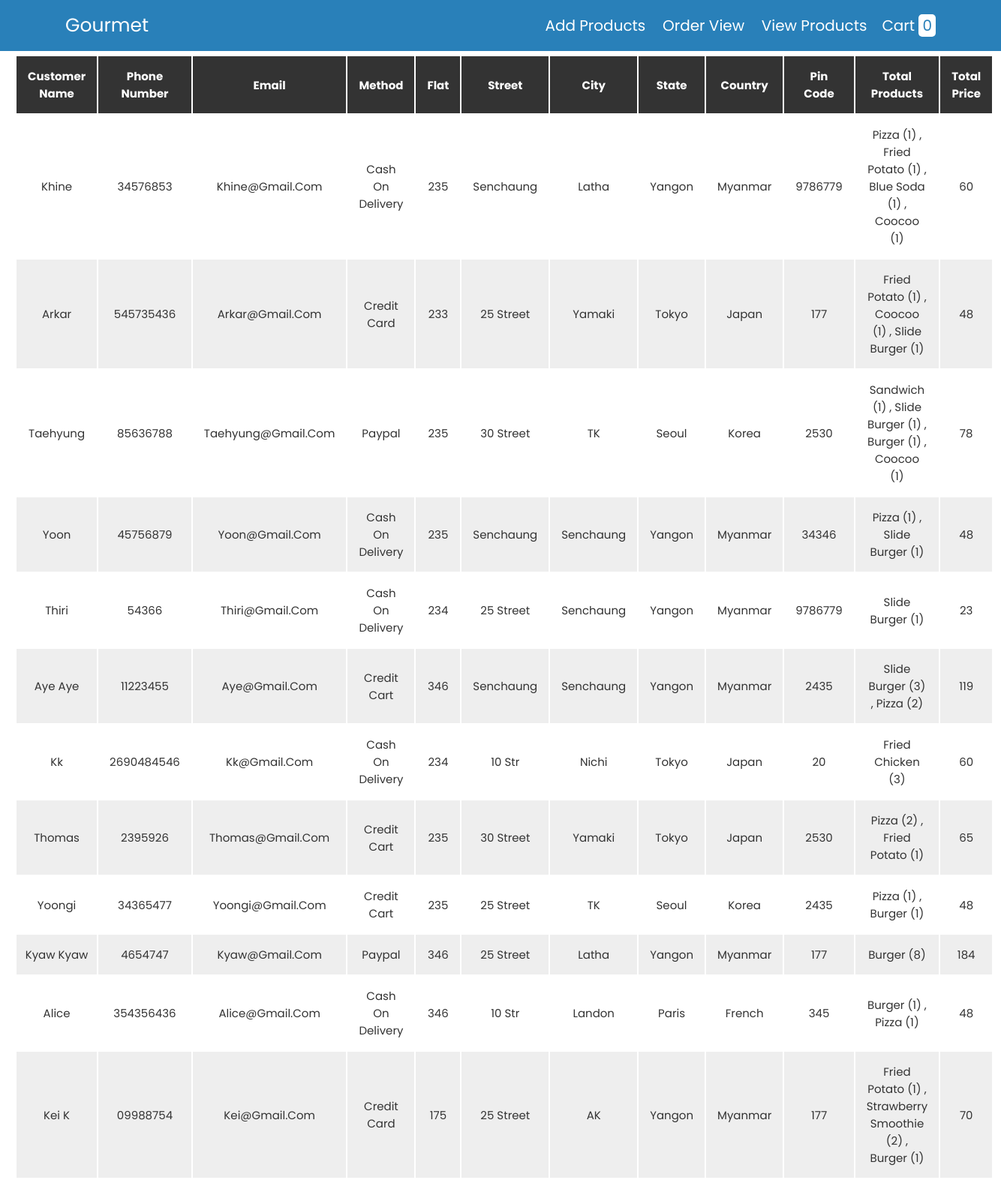
Screenshot of /admin-order-view.php with the database file from the repository.
### tables this page shows
CREATE TABLE `order` (
  `id` int(255) NOT NULL,
  `name` varchar(255) NOT NULL,
  `number` varchar(255) NOT NULL,
  `email` varchar(255) NOT NULL,
  `method` varchar(255) NOT NULL,
  `flat` varchar(255) NOT NULL,
  `street` text NOT NULL,
  `city` varchar(255) NOT NULL,
  `state` varchar(255) NOT NULL,
  `country` varchar(255) NOT NULL,
  `pin_code` varchar(255) NOT NULL,
  `total_products` varchar(255) NOT NULL,
  `total_price` varchar(255) NOT NULL
);

### admin-order-view.php (the view, shortened to what this page needs)
<?php
include 'component/db.php';
$query = "SELECT * FROM `order`";
$select_orders = mysqli_query($conn, $query);
if ($select_orders) {
    $articles = $select_orders;
} else {
    echo mysqli_connect_error();
}
?>
<!DOCTYPE html>
<html lang="en">
<head>
    <link rel="stylesheet" href="https://cdnjs.cloudflare.com/ajax/libs/font-awesome/6.5.2/css/all.min.css">
    <link rel="stylesheet" href="css/style.css?<?php echo time(); ?>">
</head>
<body>
    <?php
    include "header.php";
    ?>
    <section class="admin-order-table">
        <table>
            <thead>
                <th>Customer Name</th>
                <th>Phone Number</th>
                <th>Email</th>
                <th>Method</th>
                <th>Flat</th>
                <th>Street</th>
                <th>City</th>
                <th>State</th>
                <th>Country</th>
                <th>Pin Code</th>
                <th>Total Products</th>
                <th>Total Price</th>
            </thead>
            <tbody>
                <?php while ($article = mysqli_fetch_assoc($articles)) : ?>
                    <tr>
                        <td><?= htmlspecialchars($article['name']) ?></td>
                        <td><?= htmlspecialchars($article['number']) ?></td>
                        <td><?= htmlspecialchars($article['email']) ?></td>
                        <td><?= htmlspecialchars($article['method']) ?></td>
                        <td><?= htmlspecialchars($article['flat']) ?></td>
                        <td><?= htmlspecialchars($article['street']) ?></td>
                        <td><?= htmlspecialchars($article['city']) ?></td>
                        <td><?= htmlspecialchars($article['state']) ?></td>
                        <td><?= htmlspecialchars($article['country']) ?></td>
                        <td><?= htmlspecialchars($article['pin_code']) ?></td>
                        <td><?= htmlspecialchars($article['total_products']) ?></td>
                        <td><?= htmlspecialchars($article['total_price']) ?></td>
                    </tr>
                <?php endwhile; ?>
            </tbody>
        </table>
    </section>
</body>
</html>

### css/style.css (style rules this page uses)
:root { --blue: #2980b9; --red: tomato; --orange: orange; --black: #333; --white: #fff; --bg-color: #eee; --dark-bg: rgba(0, 0, 0, .7); --box-shadow: 0 .5rem 1rem rgba(0, 0, 0, .1); --border: .1rem solid #999; }
* { font-family: 'Poppins', sans-serif; margin: 0; padding: 0; box-sizing: border-box; outline: none; border: none; text-decoration: none; text-transform: capitalize; }
html { font-size: 62.5%; overflow-x: hidden; }
section { padding: 2rem; }
.admin-order-table { padding: 0.5rem 2rem !important; }
.admin-order-table table { text-align: center; }
.admin-order-table table thead { position: sticky; top: 70px; z-index: 1000; }
.display-product-table table thead th, .admin-order-table table thead th { padding: 1.5rem; font-size: 1.5rem; background-color: var(--black); color: var(--white); }
.display-product-table table td, .admin-order-table table td { padding: 1.5rem; font-size: 1.5rem; color: var(--black); }
.display-product-table table td:first-child, .admin-order-table table td:first-child { padding: 0; }
.display-product-table table tr:nth-child(even), .admin-order-table table tr:nth-child(even) { background-color: var(--bg-color); }

### rows the page displays
order: name "Khine", number "34576853", email "Khine@gmail.com", method "Cash On Delivery", flat "235", street "Senchaung", city "Latha", state "Yangon", country "Myanmar", pin_code "9786779", total_products "Pizza (1) , Fried Potato (1) , Blue Soda (1) , Coocoo (1)", total_price "60"
order: name "Arkar", number "545735436", email "Arkar@gmail.com", method "Credit Card", flat "233", street "25 Street", city "Yamaki", state "Tokyo", country "Japan", pin_code "177", total_products "Fried Potato (1) , Coocoo (1) , Slide Burger (1)", total_price "48"
order: name "Taehyung", number "85636788", email "Taehyung@gmail.com", method "Paypal", flat "235", street "30 Street", city "TK", state "Seoul", country "Korea", pin_code "2530", total_products "Sandwich (1) , Slide Burger (1) , Burger (1) , Coocoo (1)", total_price "78"
order: name "Yoon", number "45756879", email "Yoon@gmail.com", method "Cash On Delivery", flat "235", street "Senchaung", city "Senchaung", state "Yangon", country "Myanmar", pin_code "34346", total_products "Pizza (1) , Slide Burger (1)", total_price "48"
order: name "Thiri", number "54366", email "Thiri@gmail.com", method "Cash On Delivery", flat "234", street "25 Street", city "Senchaung", state "Yangon", country "Myanmar", pin_code "9786779", total_products "Slide Burger (1)", total_price "23"
order: name "Aye Aye", number "11223455", email "Aye@gmail.com", method "Credit Cart", flat "346", street "Senchaung", city "Senchaung", state "Yangon", country "Myanmar", pin_code "2435", total_products "Slide Burger (3) , Pizza (2)", total_price "119"
order: name "Kk", number "2690484546", email "Kk@gmail.com", method "Cash On Delivery", flat "234", street "10 Str", city "Nichi", state "Tokyo", country "Japan", pin_code "20", total_products "Fried Chicken (3)", total_price "60"
order: name "Thomas", number "2395926", email "Thomas@gmail.com", method "Credit Cart", flat "235", street "30 Street", city "Yamaki", state "Tokyo", country "Japan", pin_code "2530", total_products "Pizza (2) , Fried Potato (1)", total_price "65"
order: name "Yoongi", number "34365477", email "Yoongi@gmail.com", method "Credit Cart", flat "235", street "25 Street", city "TK", state "Seoul", country "Korea", pin_code "2435", total_products "Pizza (1) , Burger (1)", total_price "48"
order: name "Kyaw Kyaw", number "4654747", email "Kyaw@gmail.com", method "Paypal", flat "346", street "25 Street", city "Latha", state "Yangon", country "Myanmar", pin_code "177", total_products "Burger (8)", total_price "184"
order: name "Alice", number "354356436", email "Alice@gmail.com", method "Cash On Delivery", flat "346", street "10 Str", city "Landon", state "Paris", country "French", pin_code "345", total_products "Burger (1) , Pizza (1)", total_price "48"
order: name "Kei K", number "09988754", email "Kei@gmail.com", method "Credit Card", flat "175", street "25 Street", city "AK", state "Yangon", country "Myanmar", pin_code "177", total_products "Fried Potato (1) , Strawberry Smoothie (2) , Burger (1)", total_price "70"

### other values shown
$row_count "0"
